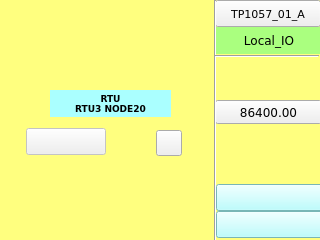
<?xml version="1.0" encoding="UTF-8"?>
<ui version="4.0">
 <class>page100</class>
 <widget class="QWidget" name="page100">
  <property name="geometry">
   <rect>
    <x>0</x>
    <y>0</y>
    <width>320</width>
    <height>240</height>
   </rect>
  </property>
  <property name="sizePolicy">
   <sizepolicy hsizetype="Expanding" vsizetype="Expanding">
    <horstretch>0</horstretch>
    <verstretch>0</verstretch>
   </sizepolicy>
  </property>
  <property name="minimumSize">
   <size>
    <width>320</width>
    <height>240</height>
   </size>
  </property>
  <property name="maximumSize">
   <size>
    <width>800</width>
    <height>480</height>
   </size>
  </property>
  <property name="windowTitle">
   <string>page100</string>
  </property>
  <property name="styleSheet">
   <string notr="true">QWidget#page100
{
	background-color: rgb(255, 255, 127);
}</string>
  </property>
  <widget class="Line" name="line_vt_2">
   <property name="geometry">
    <rect>
     <x>207</x>
     <y>0</y>
     <width>16</width>
     <height>241</height>
    </rect>
   </property>
   <property name="font">
    <font>
     <family>DejaVu Sans Mono</family>
     <pointsize>9</pointsize>
    </font>
   </property>
   <property name="orientation">
    <enum>Qt::Vertical</enum>
   </property>
  </widget>
  <widget class="ATCMbutton" name="atcmButton_MENU">
   <property name="geometry">
    <rect>
     <x>215</x>
     <y>0</y>
     <width>106</width>
     <height>27</height>
    </rect>
   </property>
   <property name="font">
    <font>
     <family>DejaVu Sans</family>
     <pointsize>8</pointsize>
    </font>
   </property>
   <property name="checkable">
    <bool>false</bool>
   </property>
   <property name="toolTip">
    <string/>
   </property>
   <property name="whatsThis">
    <string>ATCMbutton widget</string>
   </property>
   <property name="pageName">
    <string>menu</string>
   </property>
   <property name="passwordVar">
    <string/>
   </property>
   <property name="statusvar">
    <string/>
   </property>
   <property name="viewStatus">
    <bool>false</bool>
   </property>
   <property name="visibilityVar">
    <string/>
   </property>
   <property name="bgColor">
    <color>
     <red>170</red>
     <green>255</green>
     <blue>255</blue>
    </color>
   </property>
   <property name="bgPressColor">
    <color>
     <red>255</red>
     <green>0</green>
     <blue>0</blue>
    </color>
   </property>
   <property name="text">
    <string>TP1057_01_A</string>
   </property>
   <property name="pressText">
    <string>TP1057_01_A</string>
   </property>
   <property name="borderWidth">
    <number>1</number>
   </property>
   <property name="borderRadius">
    <number>0</number>
   </property>
   <property name="apparence">
    <enum>QFrame::Raised</enum>
   </property>
  </widget>
  <widget class="ATCMdate" name="atcmDate">
   <property name="geometry">
    <rect>
     <x>216</x>
     <y>184</y>
     <width>107</width>
     <height>27</height>
    </rect>
   </property>
   <property name="font">
    <font>
     <family>DejaVu Sans</family>
     <pointsize>9</pointsize>
    </font>
   </property>
   <property name="styleSheet">
    <string notr="true">background-color: rgb(170, 255, 255);</string>
   </property>
   <property name="toolTip">
    <string>ATCM QDate</string>
   </property>
   <property name="whatsThis">
    <string>ATCMdate widget</string>
   </property>
   <property name="bgColor">
    <color>
     <red>170</red>
     <green>255</green>
     <blue>127</blue>
    </color>
   </property>
   <property name="borderColor">
    <color alpha="0">
     <red>0</red>
     <green>0</green>
     <blue>0</blue>
    </color>
   </property>
   <property name="fontColor">
    <color>
     <red>0</red>
     <green>0</green>
     <blue>0</blue>
    </color>
   </property>
   <property name="borderWidth">
    <number>0</number>
   </property>
   <property name="borderRadius">
    <number>0</number>
   </property>
   <property name="format">
    <enum>ATCMdate::YYYY_MM_DD</enum>
   </property>
  </widget>
  <widget class="ATCMtime" name="atcmTime">
   <property name="geometry">
    <rect>
     <x>216</x>
     <y>211</y>
     <width>107</width>
     <height>27</height>
    </rect>
   </property>
   <property name="font">
    <font>
     <family>DejaVu Sans</family>
     <pointsize>9</pointsize>
    </font>
   </property>
   <property name="styleSheet">
    <string notr="true">background-color: rgb(170, 255, 255);</string>
   </property>
   <property name="toolTip">
    <string>ATCM QTime</string>
   </property>
   <property name="whatsThis">
    <string>ATCMtime widget</string>
   </property>
   <property name="bgColor">
    <color>
     <red>170</red>
     <green>255</green>
     <blue>127</blue>
    </color>
   </property>
   <property name="borderColor">
    <color alpha="0">
     <red>0</red>
     <green>0</green>
     <blue>0</blue>
    </color>
   </property>
   <property name="fontColor">
    <color>
     <red>0</red>
     <green>0</green>
     <blue>0</blue>
    </color>
   </property>
   <property name="borderWidth">
    <number>0</number>
   </property>
   <property name="borderRadius">
    <number>0</number>
   </property>
  </widget>
  <widget class="ATCMlabel" name="atcmLabel_PLC_time">
   <property name="geometry">
    <rect>
     <x>215</x>
     <y>100</y>
     <width>107</width>
     <height>24</height>
    </rect>
   </property>
   <property name="font">
    <font>
     <family>DejaVu Sans</family>
     <pointsize>9</pointsize>
    </font>
   </property>
   <property name="text">
    <string>86400.00</string>
   </property>
   <property name="toolTip">
    <string>PLC_time</string>
   </property>
   <property name="whatsThis">
    <string>ATCMlabel widget</string>
   </property>
   <property name="variable">
    <string>PLC_time</string>
   </property>
   <property name="refresh">
    <number>500</number>
   </property>
   <property name="max">
    <string>0</string>
   </property>
   <property name="min">
    <string>0</string>
   </property>
   <property name="viewStatus">
    <bool>false</bool>
   </property>
   <property name="visibilityVar">
    <string/>
   </property>
   <property name="bgColor">
    <color>
     <red>170</red>
     <green>255</green>
     <blue>127</blue>
    </color>
   </property>
   <property name="borderWidth">
    <number>0</number>
   </property>
   <property name="borderRadius">
    <number>0</number>
   </property>
  </widget>
  <widget class="QLabel" name="label_Qt_Project">
   <property name="geometry">
    <rect>
     <x>216</x>
     <y>27</y>
     <width>106</width>
     <height>27</height>
    </rect>
   </property>
   <property name="font">
    <font>
     <family>DejaVu Sans</family>
     <pointsize>9</pointsize>
    </font>
   </property>
   <property name="styleSheet">
    <string notr="true">background-color: rgb(170, 255, 127);</string>
   </property>
   <property name="text">
    <string>Local_IO</string>
   </property>
   <property name="alignment">
    <set>Qt::AlignCenter</set>
   </property>
  </widget>
  <widget class="Line" name="line">
   <property name="geometry">
    <rect>
     <x>215</x>
     <y>46</y>
     <width>104</width>
     <height>20</height>
    </rect>
   </property>
   <property name="font">
    <font>
     <pointsize>9</pointsize>
    </font>
   </property>
   <property name="orientation">
    <enum>Qt::Horizontal</enum>
   </property>
  </widget>
  <widget class="ATCMlabel" name="atcmLabel_30">
   <property name="enabled">
    <bool>false</bool>
   </property>
   <property name="geometry">
    <rect>
     <x>26</x>
     <y>128</y>
     <width>80</width>
     <height>27</height>
    </rect>
   </property>
   <property name="font">
    <font>
     <pointsize>7</pointsize>
    </font>
   </property>
   <property name="toolTip">
    <string>RTU_HEARTBEAT</string>
   </property>
   <property name="whatsThis">
    <string>ATCMlabel widget</string>
   </property>
   <property name="variable">
    <string>RTU_HEARTBEAT</string>
   </property>
   <property name="refresh">
    <number>100</number>
   </property>
   <property name="max">
    <string>0</string>
   </property>
   <property name="min">
    <string>0</string>
   </property>
   <property name="viewStatus">
    <bool>false</bool>
   </property>
   <property name="visibilityVar">
    <string/>
   </property>
   <property name="bgColor">
    <color>
     <red>170</red>
     <green>255</green>
     <blue>255</blue>
    </color>
   </property>
   <property name="borderWidth">
    <number>0</number>
   </property>
   <property name="borderRadius">
    <number>0</number>
   </property>
  </widget>
  <widget class="ATCMbutton" name="atcmButton">
   <property name="geometry">
    <rect>
     <x>156</x>
     <y>130</y>
     <width>26</width>
     <height>26</height>
    </rect>
   </property>
   <property name="font">
    <font>
     <pointsize>7</pointsize>
    </font>
   </property>
   <property name="checkable">
    <bool>true</bool>
   </property>
   <property name="toolTip">
    <string>RTU_RTU_WR</string>
   </property>
   <property name="whatsThis">
    <string>ATCMbutton widget</string>
   </property>
   <property name="pageName">
    <string/>
   </property>
   <property name="passwordVar">
    <string/>
   </property>
   <property name="statusvar">
    <string>RTU_RTU_WR</string>
   </property>
   <property name="viewStatus">
    <bool>false</bool>
   </property>
   <property name="visibilityVar">
    <string/>
   </property>
   <property name="bgColor">
    <color>
     <red>255</red>
     <green>0</green>
     <blue>0</blue>
    </color>
   </property>
   <property name="bgPressColor">
    <color>
     <red>85</red>
     <green>255</green>
     <blue>0</blue>
    </color>
   </property>
   <property name="text">
    <string/>
   </property>
   <property name="pressText">
    <string/>
   </property>
   <property name="borderWidth">
    <number>1</number>
   </property>
   <property name="borderRadius">
    <number>0</number>
   </property>
   <property name="apparence">
    <enum>QFrame::Sunken</enum>
   </property>
  </widget>
  <widget class="ATCMled" name="atcmLed">
   <property name="geometry">
    <rect>
     <x>116</x>
     <y>130</y>
     <width>26</width>
     <height>26</height>
    </rect>
   </property>
   <property name="toolTip">
    <string>RTU_RTU_RD</string>
   </property>
   <property name="whatsThis">
    <string>ATCMled widget</string>
   </property>
   <property name="variable">
    <string>RTU_RTU_RD</string>
   </property>
   <property name="refresh">
    <number>200</number>
   </property>
   <property name="viewStatus">
    <bool>false</bool>
   </property>
   <property name="visibilityVar">
    <string/>
   </property>
   <property name="onIcon">
    <iconset>
     <normaloff>:/on.png</normaloff>:/on.png</iconset>
   </property>
   <property name="offIcon">
    <iconset>
     <normaloff>:/off.png</normaloff>:/off.png</iconset>
   </property>
  </widget>
  <widget class="QLabel" name="label_RTU_AnIn_24">
   <property name="geometry">
    <rect>
     <x>50</x>
     <y>90</y>
     <width>121</width>
     <height>27</height>
    </rect>
   </property>
   <property name="font">
    <font>
     <family>DejaVu Sans</family>
     <pointsize>7</pointsize>
     <weight>75</weight>
     <bold>true</bold>
    </font>
   </property>
   <property name="styleSheet">
    <string notr="true">background-color: rgb(170, 255, 255);</string>
   </property>
   <property name="text">
    <string>RTU
RTU3 NODE20</string>
   </property>
   <property name="alignment">
    <set>Qt::AlignCenter</set>
   </property>
  </widget>
  <zorder>atcmButton_MENU</zorder>
  <zorder>atcmDate</zorder>
  <zorder>atcmTime</zorder>
  <zorder>atcmLabel_PLC_time</zorder>
  <zorder>label_Qt_Project</zorder>
  <zorder>line_vt_2</zorder>
  <zorder>line</zorder>
  <zorder>atcmLabel_30</zorder>
  <zorder>atcmButton</zorder>
  <zorder>atcmLed</zorder>
  <zorder>label_RTU_AnIn_24</zorder>
 </widget>
 <customwidgets>
  <customwidget>
   <class>ATCMbutton</class>
   <extends>QPushButton</extends>
   <header>atcmplugin.h</header>
  </customwidget>
  <customwidget>
   <class>ATCMdate</class>
   <extends>QPushButton</extends>
   <header>atcmplugin.h</header>
  </customwidget>
  <customwidget>
   <class>ATCMlabel</class>
   <extends>QPushButton</extends>
   <header>atcmplugin.h</header>
  </customwidget>
  <customwidget>
   <class>ATCMled</class>
   <extends>QLabel</extends>
   <header>atcmplugin.h</header>
  </customwidget>
  <customwidget>
   <class>ATCMtime</class>
   <extends>QPushButton</extends>
   <header>atcmplugin.h</header>
  </customwidget>
 </customwidgets>
 <resources/>
 <connections>
  <connection>
   <sender>atcmButton_MENU</sender>
   <signal>newPage(const char*,bool)</signal>
   <receiver>page100</receiver>
   <slot>goto_page(const char*,bool)</slot>
   <hints>
    <hint type="sourcelabel">
     <x>20</x>
     <y>20</y>
    </hint>
    <hint type="destinationlabel">
     <x>20</x>
     <y>20</y>
    </hint>
   </hints>
  </connection>
 </connections>
 <slots>
  <slot>goto_page(const char*,bool)</slot>
 </slots>
</ui>
